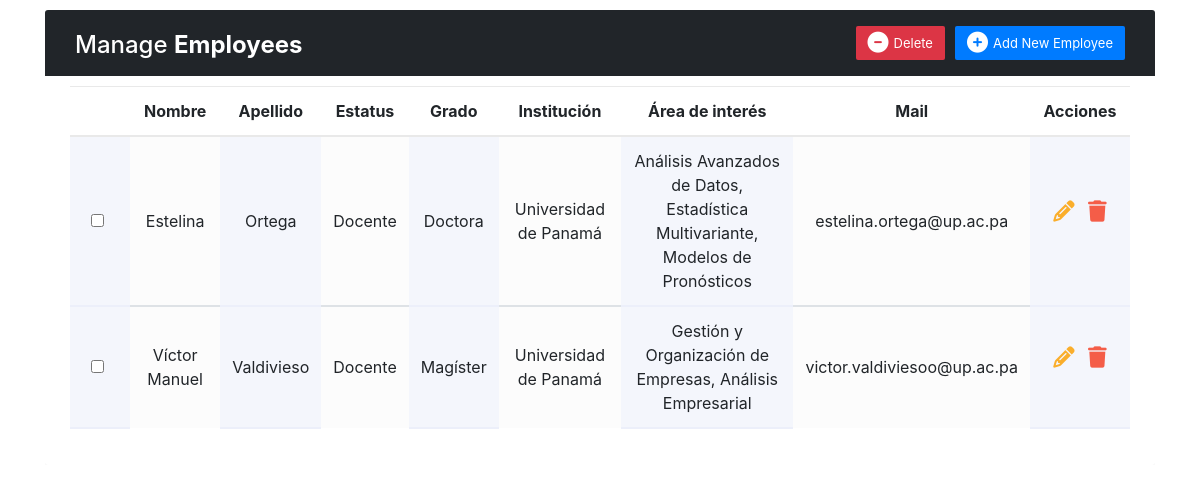
Screenshot of /testable.php with the database file from the repository.
### tables this page shows
CREATE TABLE `miembroginv` (
  `id_miembro` int(11) NOT NULL AUTO_INCREMENT,
  `id_usuario` int(11) NOT NULL,
  `id_grupo` int(50) DEFAULT NULL,
  `cedula_int` varchar(15) DEFAULT NULL,
  `nombre_int` varchar(50) NOT NULL,
  `apellido_int` varchar(50) NOT NULL,
  `estatus_int` varchar(50) NOT NULL,
  `grado_int` varchar(50) NOT NULL,
  `inst_int` varchar(50) NOT NULL,
  `area_int` longtext NOT NULL,
  `tel_int` varchar(10) DEFAULT NULL,
  `mail_int` varchar(100) DEFAULT NULL,
  PRIMARY KEY (`id_miembro`),
  KEY `fk_id_grupo` (`id_usuario`),
  CONSTRAINT `fk_id_grupo` FOREIGN KEY (`id_usuario`) REFERENCES `usuarios` (`id`)
);

### testable.php (the view, shortened to what this page needs)
<!DOCTYPE html>
<html lang="en">
<head>
	<link rel="stylesheet" href="https://stackpath.bootstrapcdn.com/bootstrap/4.5.0/css/bootstrap.min.css">
	<link rel="stylesheet" href="https://maxcdn.bootstrapcdn.com/font-awesome/4.7.0/css/font-awesome.min.css">
	<link href="assets/dist/css/datatables2.css" rel="stylesheet">
	<link href="assets/dist/css/FAIcons.css" rel="stylesheet">
</head>
<body>
	<div class="container-xl">
		<div class="table-responsive">
			<div class="table-wrapper">
				<div class="table-title">
					<div class="row">
						<div class="col-sm-8">
							<h2>Manage <b>Employees</b></h2>
						</div>
						<div class="col-sm-4">
							<a href="#addEmployeeModal" class="btn btn-primary" data-toggle="modal"><i class="fa-solid fa-circle-plus"></i><span>Add New Employee</span></a>
							<a href="#deleteEmployeeModal" class="btn btn-danger" data-toggle="modal"><i class="fa-solid fa-circle-minus"></i><span>Delete</span></a>
						</div>
					</div>
				</div>
				<table class="table table-striped table-hover">
					<thead>
						<tr>
							<th></th>
							<th>Nombre</th>
							<th>Apellido</th>
							<th>Estatus</th>
							<th>Grado</th>
							<th>Institución</th>
							<th>Área de interés</th>
							<th>Mail</th>
							<th>Acciones</th>
						</tr>
					</thead>
					<?php
					include "conexion.php";
					$id_usuario = "2";
					$ret = mysqli_query($conexion, "select id_grupo from gruposinv where id_usuario = $id_usuario");
					while ($row = mysqli_fetch_array($ret))
					{
						$id_grupo = "1";
					}
					$sentencia = "SELECT * FROM miembroginv where id_grupo = $id_grupo";
					$resultado = mysqli_query($conexion, $sentencia);
					while ($filas = mysqli_fetch_assoc($resultado)) { ?>
						<tbody>
							<tr>
								<td>
									<span class="custom-checkbox">
										<input type="checkbox" id="checkbox1" name="options[]" value="1">
									</span>
								</td>
								<td>
									<?php echo $filas['nombre_int']; ?>
								</td>
								<td>
									<?php echo $filas['apellido_int']; ?>
								</td>
								<td>
									<?php echo $filas['estatus_int']; ?>
								</td>
								<td>
									<?php echo $filas['grado_int']; ?>
								</td>
								<td>
									<?php echo $filas['inst_int']; ?>
								</td>
								<td>
									<?php echo $filas['area_int']; ?>
								</td>
								<td>
									<?php echo $filas['mail_int']; ?>
								</td>
								<td>
									<div class="btn-group">
										<a href="modif_prod1.php?id_miembro=<?php echo $filas['id_miembro']; ?>" title="Editar">
											<span class="fa-solid  fa-pencil"></span>
										</a>
										<p>&nbsp;&nbsp;&nbsp;</p>
										<a href="eliminar_prod.php?id_miembro=<?php echo $filas['id_miembro']; ?>" data-bs-toggle="modal" data-bs-target="#deleteEmployeeModal" title="Eliminar">
											<span class="fa-solid fa-trash"></span>
										</a>
									</div>
								</td>
							<?php } ?>
							</tr>
						</tbody>
				</table>
			</div>
		</div>
	</div>
</body>
</html>

### rows the page displays
miembroginv: nombre_int "Estelina", apellido_int "Ortega", estatus_int "Docente", grado_int "Doctora", inst_int "Universidad de Panamá", area_int "Análisis Avanzados de Datos, Estadística Multivariante, Modelos de Pronósticos", mail_int "estelina.ortega@up.ac.pa"
miembroginv: nombre_int "Víctor Manuel", apellido_int "Valdivieso", estatus_int "Docente", grado_int "Magíster", inst_int "Universidad de Panamá", area_int "Gestión y Organización de Empresas, Análisis Empresarial", mail_int "victor.valdiviesoo@up.ac.pa"
